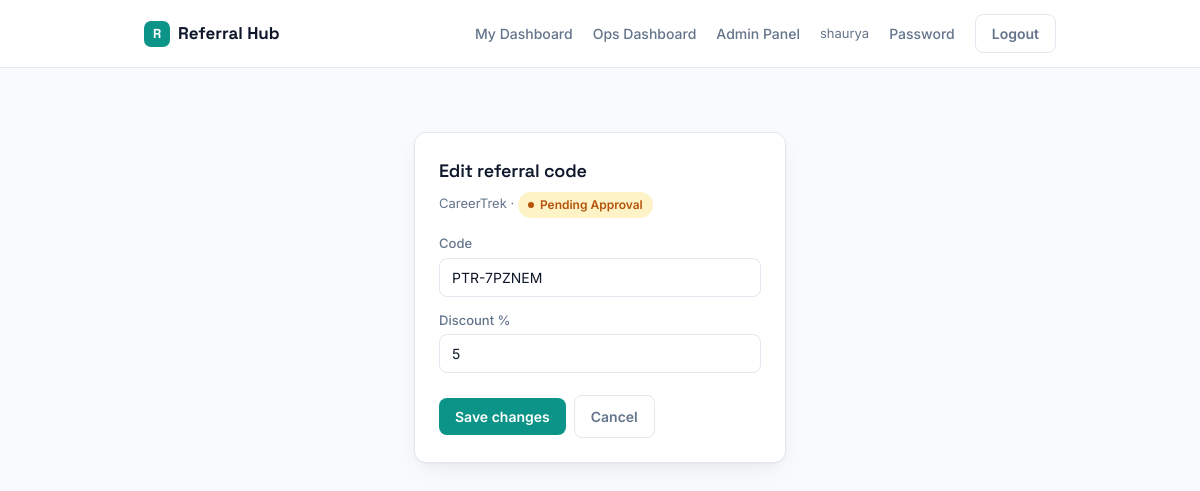
The page /dashboard/edit/7/ (signed in) on the database its author committed.
### referrals/models.py (models this page shows, shortened)
class ReferralCode(models.Model):
    code = models.CharField(max_length=30, unique=True)
    code_type = models.CharField(max_length=10, choices=CODE_TYPE_CHOICES)
    requested_by = models.ForeignKey(settings.AUTH_USER_MODEL, on_delete=models.CASCADE, related_name="referral_codes")
    owner_name = models.CharField(max_length=150, blank=True)
    owner_email = models.EmailField(blank=True)
    product = models.CharField(max_length=20, choices=PRODUCT_CHOICES)
    discount_percent = models.PositiveIntegerField(default=DEFAULT_CUSTOMER_DISCOUNT)
    approval_status = models.CharField(max_length=10, choices=APPROVAL_STATUS_CHOICES, default="pending")
    active = models.BooleanField(default=True, help_text="Live codes can be deactivated without changing their approval history.")
    approved_by = models.ForeignKey(settings.AUTH_USER_MODEL, null=True, blank=True, on_delete=models.SET_NULL, related_name="approved_codes")
    approved_at = models.DateTimeField(null=True, blank=True)
    created_at = models.DateTimeField(auto_now_add=True)

### referrals/views.py (the view, shortened to what this page needs)
# urls.py: path("dashboard/edit/<int:code_id>/", views.edit_code, name="edit_code"),
@login_required
def edit_code(request, code_id):
    code = get_object_or_404(ReferralCode, id=code_id)
    is_owner = code.requested_by_id == request.user.id
    if not (request.user.is_staff or (is_owner and code.approval_status == "pending")):
        raise PermissionDenied("You cannot edit this code.")
    return render(request, "referrals/edit_code.html", {"code": code, "is_ops": _in_group(request.user, "Ops")})

### referrals/views.py (called while the page is built)
def _in_group(user, group_name):
    return user.is_staff or user.groups.filter(name=group_name).exists()

### referrals/templates/referrals/edit_code.html (shortened to what this page needs)
{% extends "referrals/base.html" %}
{% block body %}
<div class="page-narrow">
  <div class="card">
    <div class="card-head">
      <h2>Edit referral code</h2>
      <p class="subtext">{{ code.get_product_display }} &middot; <span class="badge badge-{{ code.approval_status }}">{{ code.get_approval_status_display }}</span></p>
    </div>
    <form method="post">
      <label for="id_code">Code</label>
      <input type="text" name="code" id="id_code" value="{{ code.code }}" {% if not request.user.is_staff %}readonly style="background:var(--surface-alt);color:var(--ink-muted)"{% endif %}>
      <label for="id_discount">Discount %</label>
      <input type="number" name="discount_percent" id="id_discount" value="{{ code.discount_percent }}" min="0" max="100">
      <div class="btn-row" style="margin-top:20px">
        <button type="submit">Save changes</button>
        <a href="{% url 'user_dashboard' %}" class="btn-ghost btn">Cancel</a>
      </div>
    </form>
  </div>
</div>
{% endblock %}

### referrals/templates/referrals/base.html (shortened to what this page needs)
{% load static %}<!DOCTYPE html>
<html lang="en">
<head>
<link rel="stylesheet" href="{% static 'referrals/css/main.css' %}">
</head>
<body>
{% if request.user.is_authenticated %}
<nav class="nav">
  <div class="nav-inner">
    <div class="brand"><span class="brand-mark">R</span> Referral Hub</div>
    <div class="nav-links">
      <a href="{% url 'user_dashboard' %}">My Dashboard</a>
      {% if is_ops or request.user.is_staff %}<a href="{% url 'ops_dashboard' %}">Ops Dashboard</a>{% endif %}
      {% if request.user.is_staff %}<a href="/admin/referrals/referralcode/">Admin Panel</a>{% endif %}
      <span class="nav-user">{{ request.user.username }}</span>
      <a href="{% url 'change_password' %}">Password</a>
      <form action="{% url 'logout' %}" method="post" class="inline-form">{% csrf_token %}<button type="submit" class="btn-ghost">Logout</button></form>
    </div>
  </div>
</nav>
{% endif %}
{% block body %}{% endblock %}
</body>
</html>

### referrals/static/referrals/css/main.css (style rules this page uses)
:root { --bg: #F8FAFC; --surface: #FFFFFF; --surface-alt: #F1F5F9; --border: #E2E8F0; --ink: #0F172A; --ink-muted: #64748B; --primary: #0D9488; --primary-dark: #0F766E; --primary-soft: #CCFBF1; --amber: #B45309; --amber-soft: #FEF3C7; --emerald: #047857; --emerald-soft: #D1FAE5; --rose: #BE123C; --rose-soft: #FFE4E6; --radius: 12px; --radius-sm: 8px; --shadow: 0 1px 2px rgba(15,23,42,.04), 0 8px 24px -8px rgba(15,23,42,.10); }
* { box-sizing: border-box; }
body { margin: 0; background: var(--bg); color: var(--ink); font-family: 'Inter', -apple-system, sans-serif; font-size: 15px; line-height: 1.5; -webkit-font-smoothing: antialiased; }
h1, h2, h3 { font-family: 'Space Grotesk', 'Inter', sans-serif; font-weight: 600; letter-spacing: -0.01em; margin: 0 0 4px; }
h2 { font-size: 18px; }
a { color: var(--primary-dark); text-decoration: none; }
.nav { background: var(--surface); border-bottom: 1px solid var(--border); position: sticky; top: 0; z-index: 10; }
.nav-inner { max-width: 960px; margin: 0 auto; padding: 14px 24px; display: flex; align-items: center; justify-content: space-between; }
.brand { display: flex; align-items: center; gap: 8px; font-family: 'Space Grotesk', sans-serif; font-weight: 700; font-size: 17px; color: var(--ink); }
.brand-mark { width: 26px; height: 26px; border-radius: 7px; background: var(--primary); color: #fff; display: grid; place-items: center; font-size: 13px; font-weight: 700; flex-shrink: 0; }
.nav-links { display: flex; align-items: center; gap: 20px; font-size: 14px; }
.nav-links a { color: var(--ink-muted); font-weight: 500; }
.nav-user { color: var(--ink-muted); font-size: 13px; }
.page-narrow { max-width: 420px; margin: 64px auto; padding: 0 24px; }
.card { background: var(--surface); border: 1px solid var(--border); border-radius: var(--radius); box-shadow: var(--shadow); padding: 24px; margin-bottom: 24px; }
.card-head { margin-bottom: 16px; }
.subtext { color: var(--ink-muted); font-size: 13px; margin-top: 8px; }
input[type=text], input[type=email], input[type=password], input[type=number], select { width: 100%; padding: 10px 12px; margin: 4px 0 2px; border: 1px solid var(--border); border-radius: var(--radius-sm); background: var(--surface); color: var(--ink); font-size: 14px; font-family: inherit; }
label { font-size: 13px; font-weight: 500; color: var(--ink-muted); display: block; margin-top: 12px; }
button, .btn { display: inline-flex; align-items: center; justify-content: center; gap: 6px; padding: 10px 16px; border-radius: var(--radius-sm); border: 0; font-size: 14px; font-weight: 600; font-family: inherit; cursor: pointer; background: var(--primary); color: #fff; transition: background .15s ease; }
.btn-ghost { background: transparent; color: var(--ink-muted); border: 1px solid var(--border); }
.btn-row { display: flex; gap: 8px; align-items: center; flex-wrap: wrap; }
.inline-form { display: inline-block; }
.badge { display: inline-flex; align-items: center; gap: 6px; font-size: 12px; font-weight: 600; padding: 4px 10px; border-radius: 999px; }
.badge::before { content: ""; width: 6px; height: 6px; border-radius: 50%; background: currentColor; }
.badge-pending { background: var(--amber-soft); color: var(--amber); }

### rows shown on the page
ReferralCode: product "CareerTrek", approval_status "Pending Approval", code "PTR-7PZNEM", discount_percent "5"

### other values the page prints
{{ request.user.username }} "shaurya"
